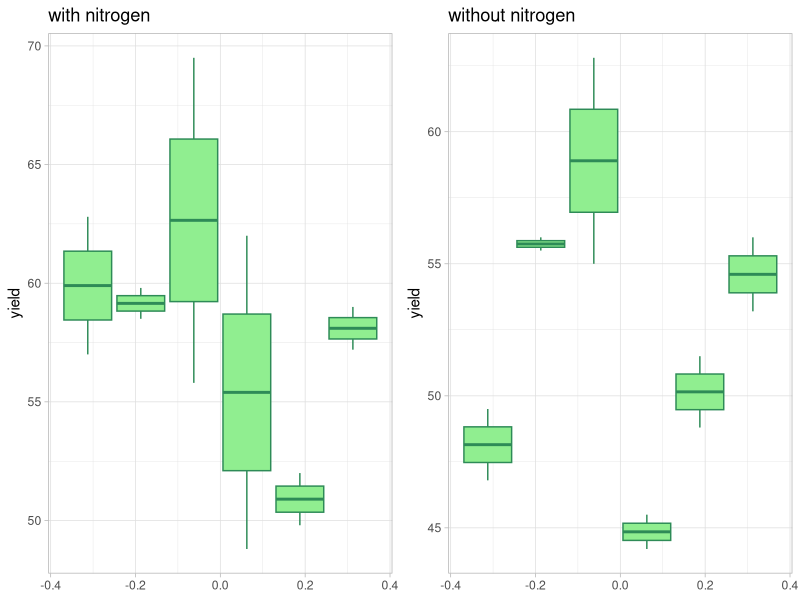

Recreate this plot in R.
library(ggplot2)
library(readr)
library(gridExtra)
library(viridis)
library(reshape2)   
library(dplyr)
library(MASS)


#View(npk)

# 4. a
a <- c(1,1,0,0) # apply soil additive twice per block
soil_df <- data.frame(block = c(rep(1,4), rep(2,4), rep(3,4), rep(4,4), rep(5,4), rep(6,4)), 
                      plot = c(1:24), # sample randomizes application per block
                      N = c(sample(a),sample(a),sample(a),sample(a),sample(a),sample(a)), 
                      P = c(sample(a),sample(a),sample(a),sample(a),sample(a),sample(a)),
                      K = c(sample(a),sample(a),sample(a),sample(a),sample(a),sample(a)))

#4. b

# It appears that, for some blocks, the yield is higher with nitrogen and for other blocks without nitrogen. 
# The mean yield for the plots with nitrogen is higher (57.68 vs 52.07). However, the yield per block varies widely. 
# For some blocks the yield is higher with, and for some without nitrogen. 
# It is therefore important to take block into account, as these results indicate that applying nitrogen will not always lead to a higher yield. 

npk_N <- npk[npk$N == 1,]
npk_NN <- npk[npk$N == 0,]

N_bxplt <- ggplot(npk_N, aes( y=yield, group = block)) + geom_boxplot(color="seagreen", fill="lightgreen") + labs(title='with nitrogen') + theme_light()
NN_bxplt <- ggplot(npk_NN, aes( y=yield, group = block)) + geom_boxplot(color="seagreen", fill="lightgreen") + labs(title='without nitrogen') + theme_light()

grid.arrange(N_bxplt, NN_bxplt, ncol=2)

mean(npk_N$yield)
mean(npk_NN$yield)

# 4.c 
# The full-two way ANOVA shows a main effect for block and nitrogen, but no interaction effect between the two. 
# It was sensible to include block in this model, because, as the previous boxplots already implied, results vary per block. 
# The Friedman test is not applicable in this situation because there are two, not one observations per cell. 
# Specifically, in each block the condition nitrogen and no nitrogen appears twice. 

npk$block <- as.factor(npk$block)
npk$N <- as.factor(npk$N)
npk_lmm <- lm(yield ~ block + N, data=npk) # main effects
npk_lmi <- lm(yield ~ block * N, data=npk) # interaction effects

anova(npk_lmm) # main effect for both block and N
anova(npk_lmi) # no interaction effect 


